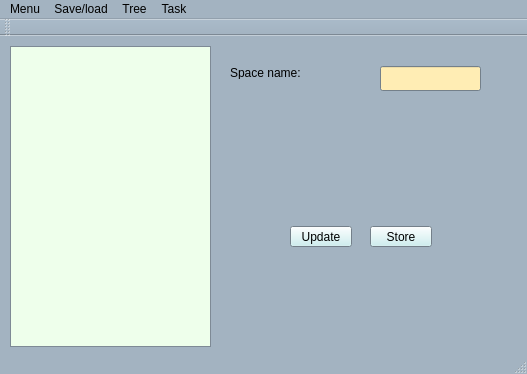
<?xml version="1.0" encoding="UTF-8"?>
<ui version="4.0">
 <class>MainWindow</class>
 <widget class="QMainWindow" name="MainWindow">
  <property name="geometry">
   <rect>
    <x>0</x>
    <y>0</y>
    <width>527</width>
    <height>374</height>
   </rect>
  </property>
  <property name="palette">
   <palette>
    <active>
     <colorrole role="WindowText">
      <brush brushstyle="SolidPattern">
       <color alpha="255">
        <red>0</red>
        <green>0</green>
        <blue>0</blue>
       </color>
      </brush>
     </colorrole>
     <colorrole role="Button">
      <brush brushstyle="SolidPattern">
       <color alpha="255">
        <red>198</red>
        <green>238</green>
        <blue>240</blue>
       </color>
      </brush>
     </colorrole>
     <colorrole role="Light">
      <brush brushstyle="SolidPattern">
       <color alpha="255">
        <red>198</red>
        <green>211</green>
        <blue>255</blue>
       </color>
      </brush>
     </colorrole>
     <colorrole role="Midlight">
      <brush brushstyle="SolidPattern">
       <color alpha="255">
        <red>209</red>
        <green>225</green>
        <blue>227</blue>
       </color>
      </brush>
     </colorrole>
     <colorrole role="Dark">
      <brush brushstyle="SolidPattern">
       <color alpha="255">
        <red>131</red>
        <green>153</green>
        <blue>160</blue>
       </color>
      </brush>
     </colorrole>
     <colorrole role="Mid">
      <brush brushstyle="SolidPattern">
       <color alpha="255">
        <red>136</red>
        <green>143</green>
        <blue>160</blue>
       </color>
      </brush>
     </colorrole>
     <colorrole role="Text">
      <brush brushstyle="SolidPattern">
       <color alpha="255">
        <red>0</red>
        <green>0</green>
        <blue>0</blue>
       </color>
      </brush>
     </colorrole>
     <colorrole role="BrightText">
      <brush brushstyle="SolidPattern">
       <color alpha="255">
        <red>160</red>
        <green>255</green>
        <blue>182</blue>
       </color>
      </brush>
     </colorrole>
     <colorrole role="ButtonText">
      <brush brushstyle="SolidPattern">
       <color alpha="255">
        <red>0</red>
        <green>0</green>
        <blue>0</blue>
       </color>
      </brush>
     </colorrole>
     <colorrole role="Base">
      <brush brushstyle="SolidPattern">
       <color alpha="255">
        <red>255</red>
        <green>237</green>
        <blue>180</blue>
       </color>
      </brush>
     </colorrole>
     <colorrole role="Window">
      <brush brushstyle="SolidPattern">
       <color alpha="255">
        <red>163</red>
        <green>179</green>
        <blue>193</blue>
       </color>
      </brush>
     </colorrole>
    </active>
    <inactive>
     <colorrole role="WindowText">
      <brush brushstyle="SolidPattern">
       <color alpha="255">
        <red>0</red>
        <green>0</green>
        <blue>0</blue>
       </color>
      </brush>
     </colorrole>
     <colorrole role="Button">
      <brush brushstyle="SolidPattern">
       <color alpha="255">
        <red>198</red>
        <green>238</green>
        <blue>240</blue>
       </color>
      </brush>
     </colorrole>
     <colorrole role="Light">
      <brush brushstyle="SolidPattern">
       <color alpha="255">
        <red>198</red>
        <green>211</green>
        <blue>255</blue>
       </color>
      </brush>
     </colorrole>
     <colorrole role="Midlight">
      <brush brushstyle="SolidPattern">
       <color alpha="255">
        <red>209</red>
        <green>225</green>
        <blue>227</blue>
       </color>
      </brush>
     </colorrole>
     <colorrole role="Dark">
      <brush brushstyle="SolidPattern">
       <color alpha="255">
        <red>131</red>
        <green>153</green>
        <blue>160</blue>
       </color>
      </brush>
     </colorrole>
     <colorrole role="Mid">
      <brush brushstyle="SolidPattern">
       <color alpha="255">
        <red>136</red>
        <green>143</green>
        <blue>160</blue>
       </color>
      </brush>
     </colorrole>
     <colorrole role="Text">
      <brush brushstyle="SolidPattern">
       <color alpha="255">
        <red>0</red>
        <green>0</green>
        <blue>0</blue>
       </color>
      </brush>
     </colorrole>
     <colorrole role="BrightText">
      <brush brushstyle="SolidPattern">
       <color alpha="255">
        <red>160</red>
        <green>255</green>
        <blue>182</blue>
       </color>
      </brush>
     </colorrole>
     <colorrole role="ButtonText">
      <brush brushstyle="SolidPattern">
       <color alpha="255">
        <red>0</red>
        <green>0</green>
        <blue>0</blue>
       </color>
      </brush>
     </colorrole>
     <colorrole role="Base">
      <brush brushstyle="SolidPattern">
       <color alpha="255">
        <red>255</red>
        <green>237</green>
        <blue>180</blue>
       </color>
      </brush>
     </colorrole>
     <colorrole role="Window">
      <brush brushstyle="SolidPattern">
       <color alpha="255">
        <red>163</red>
        <green>179</green>
        <blue>193</blue>
       </color>
      </brush>
     </colorrole>
    </inactive>
    <disabled>
     <colorrole role="WindowText">
      <brush brushstyle="SolidPattern">
       <color alpha="255">
        <red>131</red>
        <green>153</green>
        <blue>160</blue>
       </color>
      </brush>
     </colorrole>
     <colorrole role="Button">
      <brush brushstyle="SolidPattern">
       <color alpha="255">
        <red>198</red>
        <green>238</green>
        <blue>240</blue>
       </color>
      </brush>
     </colorrole>
     <colorrole role="Light">
      <brush brushstyle="SolidPattern">
       <color alpha="255">
        <red>198</red>
        <green>211</green>
        <blue>255</blue>
       </color>
      </brush>
     </colorrole>
     <colorrole role="Midlight">
      <brush brushstyle="SolidPattern">
       <color alpha="255">
        <red>209</red>
        <green>225</green>
        <blue>227</blue>
       </color>
      </brush>
     </colorrole>
     <colorrole role="Dark">
      <brush brushstyle="SolidPattern">
       <color alpha="255">
        <red>131</red>
        <green>153</green>
        <blue>160</blue>
       </color>
      </brush>
     </colorrole>
     <colorrole role="Mid">
      <brush brushstyle="SolidPattern">
       <color alpha="255">
        <red>136</red>
        <green>143</green>
        <blue>160</blue>
       </color>
      </brush>
     </colorrole>
     <colorrole role="Text">
      <brush brushstyle="SolidPattern">
       <color alpha="255">
        <red>131</red>
        <green>153</green>
        <blue>160</blue>
       </color>
      </brush>
     </colorrole>
     <colorrole role="BrightText">
      <brush brushstyle="SolidPattern">
       <color alpha="255">
        <red>160</red>
        <green>255</green>
        <blue>182</blue>
       </color>
      </brush>
     </colorrole>
     <colorrole role="ButtonText">
      <brush brushstyle="SolidPattern">
       <color alpha="255">
        <red>131</red>
        <green>153</green>
        <blue>160</blue>
       </color>
      </brush>
     </colorrole>
     <colorrole role="Base">
      <brush brushstyle="SolidPattern">
       <color alpha="255">
        <red>163</red>
        <green>179</green>
        <blue>193</blue>
       </color>
      </brush>
     </colorrole>
     <colorrole role="Window">
      <brush brushstyle="SolidPattern">
       <color alpha="255">
        <red>163</red>
        <green>179</green>
        <blue>193</blue>
       </color>
      </brush>
     </colorrole>
    </disabled>
   </palette>
  </property>
  <property name="windowTitle">
   <string>Info-system &quot;Space&quot;(void)</string>
  </property>
  <property name="windowIcon">
   <iconset resource="resss/res.qrc">
    <normaloff>:/new/prefix1/Moon-512.png</normaloff>:/new/prefix1/Moon-512.png</iconset>
  </property>
  <property name="toolTip">
   <string/>
  </property>
  <property name="styleSheet">
   <string notr="true"/>
  </property>
  <widget class="QWidget" name="centralWidget">
   <property name="enabled">
    <bool>true</bool>
   </property>
   <widget class="QStackedWidget" name="stackedWidget">
    <property name="geometry">
     <rect>
      <x>220</x>
      <y>10</y>
      <width>291</width>
      <height>171</height>
     </rect>
    </property>
    <property name="currentIndex">
     <number>0</number>
    </property>
    <widget class="QWidget" name="page_space">
     <widget class="QLabel" name="label_8">
      <property name="geometry">
       <rect>
        <x>10</x>
        <y>20</y>
        <width>71</width>
        <height>13</height>
       </rect>
      </property>
      <property name="text">
       <string>Space name:</string>
      </property>
     </widget>
     <widget class="QLineEdit" name="lineEdit_space">
      <property name="geometry">
       <rect>
        <x>160</x>
        <y>20</y>
        <width>101</width>
        <height>25</height>
       </rect>
      </property>
      <property name="clearButtonEnabled">
       <bool>true</bool>
      </property>
     </widget>
    </widget>
    <widget class="QWidget" name="page_star">
     <widget class="QLabel" name="label_7">
      <property name="geometry">
       <rect>
        <x>10</x>
        <y>20</y>
        <width>71</width>
        <height>13</height>
       </rect>
      </property>
      <property name="text">
       <string>Star name:</string>
      </property>
     </widget>
     <widget class="QLineEdit" name="lineEdit_star_name">
      <property name="geometry">
       <rect>
        <x>160</x>
        <y>20</y>
        <width>101</width>
        <height>25</height>
       </rect>
      </property>
      <property name="clearButtonEnabled">
       <bool>true</bool>
      </property>
     </widget>
     <widget class="QLabel" name="label_9">
      <property name="geometry">
       <rect>
        <x>10</x>
        <y>50</y>
        <width>136</width>
        <height>13</height>
       </rect>
      </property>
      <property name="text">
       <string>Stellar class:</string>
      </property>
     </widget>
     <widget class="QLineEdit" name="lineEdit_star_class">
      <property name="geometry">
       <rect>
        <x>160</x>
        <y>50</y>
        <width>101</width>
        <height>25</height>
       </rect>
      </property>
      <property name="clearButtonEnabled">
       <bool>true</bool>
      </property>
     </widget>
     <widget class="QLabel" name="label_10">
      <property name="geometry">
       <rect>
        <x>10</x>
        <y>80</y>
        <width>61</width>
        <height>13</height>
       </rect>
      </property>
      <property name="text">
       <string>Stellar mass:</string>
      </property>
     </widget>
     <widget class="QLineEdit" name="lineEdit_star_mass">
      <property name="geometry">
       <rect>
        <x>160</x>
        <y>80</y>
        <width>101</width>
        <height>25</height>
       </rect>
      </property>
      <property name="clearButtonEnabled">
       <bool>true</bool>
      </property>
     </widget>
    </widget>
    <widget class="QWidget" name="page_planet">
     <widget class="QLabel" name="label_11">
      <property name="geometry">
       <rect>
        <x>10</x>
        <y>20</y>
        <width>71</width>
        <height>13</height>
       </rect>
      </property>
      <property name="text">
       <string>Planet name:</string>
      </property>
     </widget>
     <widget class="QLineEdit" name="lineEdit_planet_name">
      <property name="geometry">
       <rect>
        <x>160</x>
        <y>20</y>
        <width>101</width>
        <height>25</height>
       </rect>
      </property>
      <property name="cursorMoveStyle">
       <enum>Qt::LogicalMoveStyle</enum>
      </property>
      <property name="clearButtonEnabled">
       <bool>true</bool>
      </property>
     </widget>
     <widget class="QLabel" name="label_12">
      <property name="geometry">
       <rect>
        <x>10</x>
        <y>50</y>
        <width>71</width>
        <height>13</height>
       </rect>
      </property>
      <property name="text">
       <string>Planet mass:</string>
      </property>
     </widget>
     <widget class="QLineEdit" name="lineEdit_planet_mass">
      <property name="geometry">
       <rect>
        <x>160</x>
        <y>50</y>
        <width>101</width>
        <height>25</height>
       </rect>
      </property>
      <property name="clearButtonEnabled">
       <bool>true</bool>
      </property>
     </widget>
     <widget class="QLabel" name="label_13">
      <property name="geometry">
       <rect>
        <x>10</x>
        <y>80</y>
        <width>91</width>
        <height>16</height>
       </rect>
      </property>
      <property name="text">
       <string>Distance to star:</string>
      </property>
     </widget>
     <widget class="QLineEdit" name="lineEdit_dist_to_star">
      <property name="geometry">
       <rect>
        <x>160</x>
        <y>80</y>
        <width>101</width>
        <height>25</height>
       </rect>
      </property>
      <property name="clearButtonEnabled">
       <bool>true</bool>
      </property>
     </widget>
    </widget>
    <widget class="QWidget" name="page_satellite">
     <widget class="QLabel" name="label">
      <property name="geometry">
       <rect>
        <x>10</x>
        <y>20</y>
        <width>71</width>
        <height>13</height>
       </rect>
      </property>
      <property name="text">
       <string>Satellite name:</string>
      </property>
     </widget>
     <widget class="QLineEdit" name="lineEdit_sat_name">
      <property name="geometry">
       <rect>
        <x>160</x>
        <y>20</y>
        <width>101</width>
        <height>25</height>
       </rect>
      </property>
      <property name="clearButtonEnabled">
       <bool>true</bool>
      </property>
     </widget>
     <widget class="QLabel" name="label_2">
      <property name="geometry">
       <rect>
        <x>10</x>
        <y>50</y>
        <width>136</width>
        <height>13</height>
       </rect>
      </property>
      <property name="text">
       <string>Distance to planet (in miles):</string>
      </property>
     </widget>
     <widget class="QLineEdit" name="lineEdit_sat_dist">
      <property name="geometry">
       <rect>
        <x>160</x>
        <y>50</y>
        <width>101</width>
        <height>25</height>
       </rect>
      </property>
      <property name="clearButtonEnabled">
       <bool>true</bool>
      </property>
     </widget>
     <widget class="QCheckBox" name="checkBox">
      <property name="geometry">
       <rect>
        <x>40</x>
        <y>80</y>
        <width>145</width>
        <height>17</height>
       </rect>
      </property>
      <property name="text">
       <string>     Human-made sattellite</string>
      </property>
     </widget>
    </widget>
   </widget>
   <widget class="QPushButton" name="pushButton_1">
    <property name="geometry">
     <rect>
      <x>290</x>
      <y>190</y>
      <width>62</width>
      <height>21</height>
     </rect>
    </property>
    <property name="cursor">
     <cursorShape>ArrowCursor</cursorShape>
    </property>
    <property name="layoutDirection">
     <enum>Qt::LeftToRight</enum>
    </property>
    <property name="styleSheet">
     <string notr="true"/>
    </property>
    <property name="text">
     <string>Update</string>
    </property>
    <property name="autoDefault">
     <bool>false</bool>
    </property>
    <property name="default">
     <bool>false</bool>
    </property>
    <property name="flat">
     <bool>false</bool>
    </property>
   </widget>
   <widget class="QPushButton" name="pushButton_3">
    <property name="geometry">
     <rect>
      <x>370</x>
      <y>190</y>
      <width>62</width>
      <height>21</height>
     </rect>
    </property>
    <property name="cursor">
     <cursorShape>ArrowCursor</cursorShape>
    </property>
    <property name="text">
     <string>Store</string>
    </property>
   </widget>
   <widget class="QTreeWidget" name="treeWidget">
    <property name="geometry">
     <rect>
      <x>10</x>
      <y>10</y>
      <width>201</width>
      <height>301</height>
     </rect>
    </property>
    <property name="palette">
     <palette>
      <active>
       <colorrole role="Base">
        <brush brushstyle="SolidPattern">
         <color alpha="255">
          <red>238</red>
          <green>255</green>
          <blue>235</blue>
         </color>
        </brush>
       </colorrole>
      </active>
      <inactive>
       <colorrole role="Base">
        <brush brushstyle="SolidPattern">
         <color alpha="255">
          <red>238</red>
          <green>255</green>
          <blue>235</blue>
         </color>
        </brush>
       </colorrole>
      </inactive>
      <disabled>
       <colorrole role="Base">
        <brush brushstyle="SolidPattern">
         <color alpha="255">
          <red>218</red>
          <green>234</green>
          <blue>240</blue>
         </color>
        </brush>
       </colorrole>
      </disabled>
     </palette>
    </property>
    <property name="cursor" stdset="0">
     <cursorShape>ArrowCursor</cursorShape>
    </property>
    <property name="autoFillBackground">
     <bool>false</bool>
    </property>
    <property name="styleSheet">
     <string notr="true"/>
    </property>
    <property name="frameShape">
     <enum>QFrame::StyledPanel</enum>
    </property>
    <property name="frameShadow">
     <enum>QFrame::Plain</enum>
    </property>
    <property name="lineWidth">
     <number>3</number>
    </property>
    <attribute name="headerVisible">
     <bool>false</bool>
    </attribute>
    <attribute name="headerCascadingSectionResizes">
     <bool>false</bool>
    </attribute>
    <column>
     <property name="text">
      <string notr="true">Universe</string>
     </property>
     <property name="font">
      <font>
       <family>Courier New</family>
       <pointsize>11</pointsize>
      </font>
     </property>
     <property name="icon">
      <iconset>
       <normaloff>:/new/prefix1/resss/orbit-512.png</normaloff>:/new/prefix1/resss/orbit-512.png</iconset>
     </property>
    </column>
   </widget>
  </widget>
  <widget class="QToolBar" name="mainToolBar">
   <attribute name="toolBarArea">
    <enum>TopToolBarArea</enum>
   </attribute>
   <attribute name="toolBarBreak">
    <bool>false</bool>
   </attribute>
  </widget>
  <widget class="QStatusBar" name="statusBar"/>
  <widget class="QMenuBar" name="menuBar">
   <property name="geometry">
    <rect>
     <x>0</x>
     <y>0</y>
     <width>527</width>
     <height>21</height>
    </rect>
   </property>
   <widget class="QMenu" name="menuSace_load">
    <property name="title">
     <string>Save/load</string>
    </property>
    <addaction name="actionSave_2"/>
    <addaction name="actionSave"/>
    <addaction name="separator"/>
    <addaction name="actionLoad"/>
   </widget>
   <widget class="QMenu" name="menuTree">
    <property name="title">
     <string>Tree</string>
    </property>
    <addaction name="actionCreate_root"/>
    <addaction name="separator"/>
    <addaction name="actionAdd_item"/>
    <addaction name="actionEdit"/>
    <addaction name="separator"/>
    <addaction name="actionRemove"/>
    <addaction name="actionClear_tree"/>
   </widget>
   <widget class="QMenu" name="menuTask">
    <property name="title">
     <string>Task</string>
    </property>
    <widget class="QMenu" name="menuSatellites_amount">
     <property name="autoFillBackground">
      <bool>false</bool>
     </property>
     <property name="tearOffEnabled">
      <bool>false</bool>
     </property>
     <property name="title">
      <string>Satellites amount</string>
     </property>
     <addaction name="actionHuman_made"/>
     <addaction name="actionNatural"/>
     <addaction name="actionFor_each_star"/>
    </widget>
    <addaction name="menuSatellites_amount"/>
    <addaction name="actionQueue2"/>
    <addaction name="actionQueue3"/>
   </widget>
   <widget class="QMenu" name="menuMenu_2">
    <property name="title">
     <string>Menu</string>
    </property>
    <widget class="QMenu" name="menuPreference">
     <property name="title">
      <string>Preference</string>
     </property>
     <widget class="QMenu" name="menuShemes">
      <property name="title">
       <string>Shemes</string>
      </property>
      <addaction name="actionDark_2"/>
      <addaction name="actionDefault_2"/>
      <addaction name="actionSolirized"/>
     </widget>
     <widget class="QMenu" name="menuFonts">
      <property name="title">
       <string>Fonts</string>
      </property>
      <addaction name="actionCourier_New"/>
      <addaction name="actionComic_San"/>
     </widget>
     <addaction name="menuShemes"/>
     <addaction name="menuFonts"/>
    </widget>
    <addaction name="menuPreference"/>
    <addaction name="actionQuit"/>
    <addaction name="actionHelp"/>
   </widget>
   <addaction name="menuMenu_2"/>
   <addaction name="menuSace_load"/>
   <addaction name="menuTree"/>
   <addaction name="menuTask"/>
  </widget>
  <action name="actionSave">
   <property name="icon">
    <iconset resource="resss/res.qrc">
     <normaloff>:/new/prefix1/save_all.png</normaloff>:/new/prefix1/save_all.png</iconset>
   </property>
   <property name="text">
    <string>Save as</string>
   </property>
  </action>
  <action name="actionLoad">
   <property name="icon">
    <iconset resource="resss/res.qrc">
     <normaloff>:/new/prefix1/w256h2561339195838Open256x256.png</normaloff>:/new/prefix1/w256h2561339195838Open256x256.png</iconset>
   </property>
   <property name="text">
    <string>Open</string>
   </property>
  </action>
  <action name="actionCreate_root">
   <property name="icon">
    <iconset resource="resss/res.qrc">
     <normaloff>:/new/prefix1/w512h5121390727886addlist512.png</normaloff>:/new/prefix1/w512h5121390727886addlist512.png</iconset>
   </property>
   <property name="text">
    <string>Create root</string>
   </property>
  </action>
  <action name="actionAdd_item">
   <property name="icon">
    <iconset resource="resss/res.qrc">
     <normaloff>:/new/prefix1/w512h5121390727880addlink512.png</normaloff>:/new/prefix1/w512h5121390727880addlink512.png</iconset>
   </property>
   <property name="text">
    <string>Add item</string>
   </property>
  </action>
  <action name="actionEdit">
   <property name="icon">
    <iconset resource="resss/res.qrc">
     <normaloff>:/new/prefix1/edit_property.png</normaloff>:/new/prefix1/edit_property.png</iconset>
   </property>
   <property name="text">
    <string>Edit</string>
   </property>
  </action>
  <action name="actionRemove">
   <property name="icon">
    <iconset resource="resss/res.qrc">
     <normaloff>:/new/prefix1/Delete_Row-.png</normaloff>:/new/prefix1/Delete_Row-.png</iconset>
   </property>
   <property name="text">
    <string>Remove</string>
   </property>
  </action>
  <action name="actionQueue2">
   <property name="icon">
    <iconset resource="resss/res.qrc">
     <normaloff>:/new/prefix1/orbit-512.png</normaloff>:/new/prefix1/orbit-512.png</iconset>
   </property>
   <property name="text">
    <string>The biggest star system</string>
   </property>
  </action>
  <action name="actionQueue3">
   <property name="icon">
    <iconset resource="resss/res.qrc">
     <normaloff>:/new/prefix1/wallpaper-1950559.jpg</normaloff>:/new/prefix1/wallpaper-1950559.jpg</iconset>
   </property>
   <property name="text">
    <string>Sky map</string>
   </property>
  </action>
  <action name="actionClear_tree">
   <property name="icon">
    <iconset resource="resss/res.qrc">
     <normaloff>:/new/prefix1/editing-delete-icon.png</normaloff>:/new/prefix1/editing-delete-icon.png</iconset>
   </property>
   <property name="text">
    <string>Clear tree</string>
   </property>
  </action>
  <action name="actionHuman_made">
   <property name="icon">
    <iconset resource="resss/res.qrc">
     <normaloff>:/new/prefix1/sputnik-satellite-512.png</normaloff>:/new/prefix1/sputnik-satellite-512.png</iconset>
   </property>
   <property name="text">
    <string>All Human-made</string>
   </property>
  </action>
  <action name="actionNatural">
   <property name="icon">
    <iconset resource="resss/res.qrc">
     <normaloff>:/new/prefix1/tumblr_static_moon-icon.png</normaloff>:/new/prefix1/tumblr_static_moon-icon.png</iconset>
   </property>
   <property name="text">
    <string>All Natural</string>
   </property>
  </action>
  <action name="actionSave_2">
   <property name="checkable">
    <bool>false</bool>
   </property>
   <property name="icon">
    <iconset resource="resss/res.qrc">
     <normaloff>:/new/prefix1/4.png</normaloff>:/new/prefix1/4.png</iconset>
   </property>
   <property name="text">
    <string>Save</string>
   </property>
   <property name="shortcut">
    <string>Ctrl+S</string>
   </property>
  </action>
  <action name="actionQuit">
   <property name="checkable">
    <bool>false</bool>
   </property>
   <property name="icon">
    <iconset resource="resss/res.qrc">
     <normaloff>:/new/prefix1/Users-Exit-icon.png</normaloff>:/new/prefix1/Users-Exit-icon.png</iconset>
   </property>
   <property name="text">
    <string>Quit</string>
   </property>
   <property name="toolTip">
    <string>Enter for exit</string>
   </property>
  </action>
  <action name="actionDark_2">
   <property name="icon">
    <iconset resource="resss/res.qrc">
     <normaloff>:/new/prefix1/application-x-theme_2158.png</normaloff>:/new/prefix1/application-x-theme_2158.png</iconset>
   </property>
   <property name="text">
    <string>Dark</string>
   </property>
  </action>
  <action name="actionDefault_2">
   <property name="icon">
    <iconset resource="resss/res.qrc">
     <normaloff>:/new/prefix1/application-x-theme_2158.png</normaloff>:/new/prefix1/application-x-theme_2158.png</iconset>
   </property>
   <property name="text">
    <string>Default</string>
   </property>
  </action>
  <action name="actionSolirized">
   <property name="icon">
    <iconset resource="resss/res.qrc">
     <normaloff>:/new/prefix1/application-x-theme_2158.png</normaloff>:/new/prefix1/application-x-theme_2158.png</iconset>
   </property>
   <property name="text">
    <string>Solirized</string>
   </property>
  </action>
  <action name="actionHelp">
   <property name="icon">
    <iconset resource="resss/res.qrc">
     <normaloff>:/new/prefix1/astronaut-512.png</normaloff>:/new/prefix1/astronaut-512.png</iconset>
   </property>
   <property name="text">
    <string>About</string>
   </property>
  </action>
  <action name="actionFor_each_star">
   <property name="icon">
    <iconset resource="resss/res.qrc">
     <normaloff>:/new/prefix1/Moon-512.png</normaloff>:/new/prefix1/Moon-512.png</iconset>
   </property>
   <property name="text">
    <string>For each star</string>
   </property>
  </action>
  <action name="actionCourier_New">
   <property name="icon">
    <iconset resource="resss/res.qrc">
     <normaloff>:/new/prefix1/font.png</normaloff>:/new/prefix1/font.png</iconset>
   </property>
   <property name="text">
    <string>Courier New</string>
   </property>
  </action>
  <action name="actionComic_San">
   <property name="icon">
    <iconset resource="resss/res.qrc">
     <normaloff>:/new/prefix1/font.png</normaloff>:/new/prefix1/font.png</iconset>
   </property>
   <property name="text">
    <string>Comic San</string>
   </property>
  </action>
 </widget>
 <layoutdefault spacing="6" margin="11"/>
 <resources>
  <include location="resss/res.qrc"/>
 </resources>
 <connections>
  <connection>
   <sender>actionEdit</sender>
   <signal>destroyed()</signal>
   <receiver>actionClear_tree</receiver>
   <slot>toggle()</slot>
   <hints>
    <hint type="sourcelabel">
     <x>-1</x>
     <y>-1</y>
    </hint>
    <hint type="destinationlabel">
     <x>-1</x>
     <y>-1</y>
    </hint>
   </hints>
  </connection>
 </connections>
</ui>
